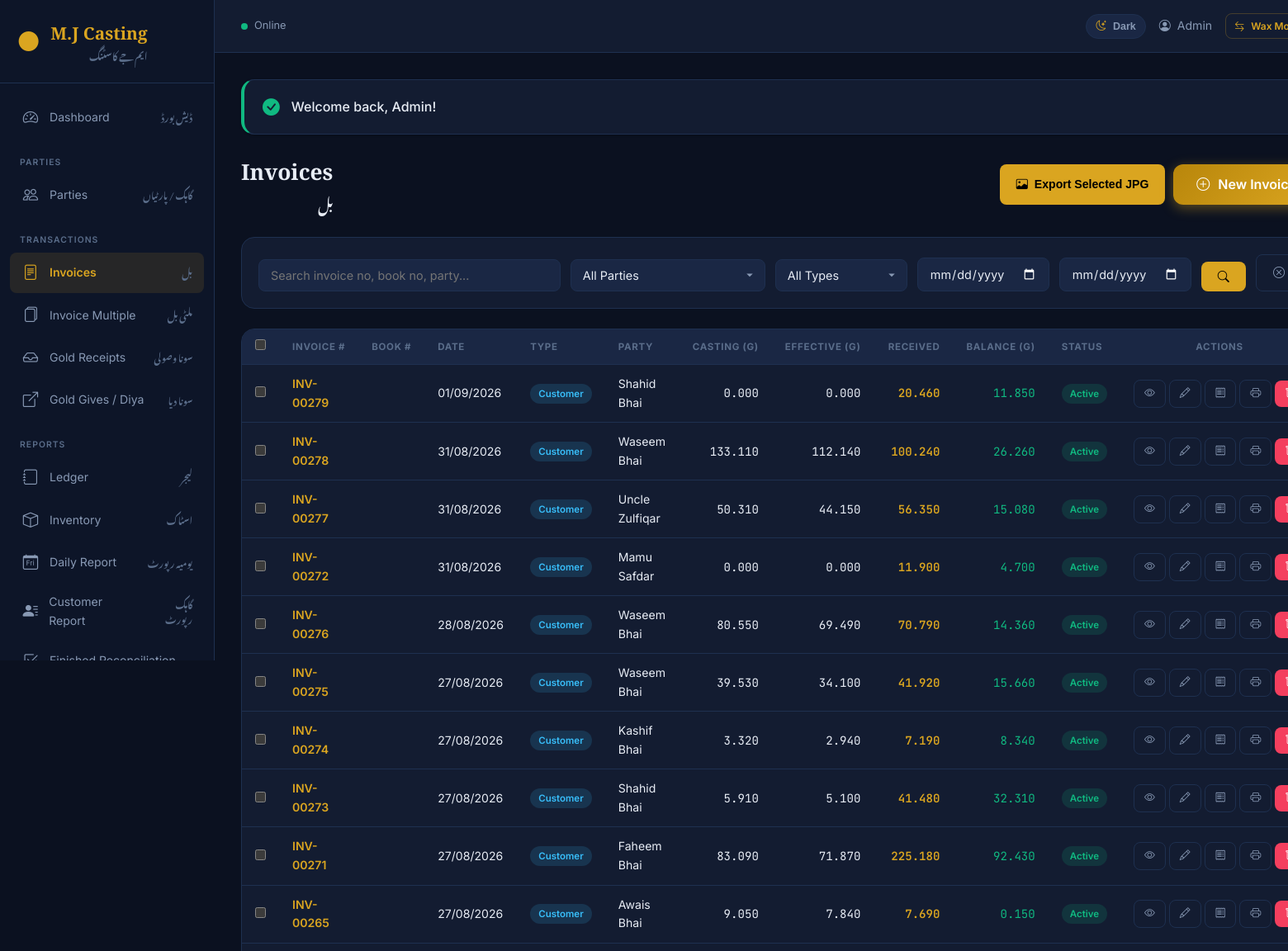
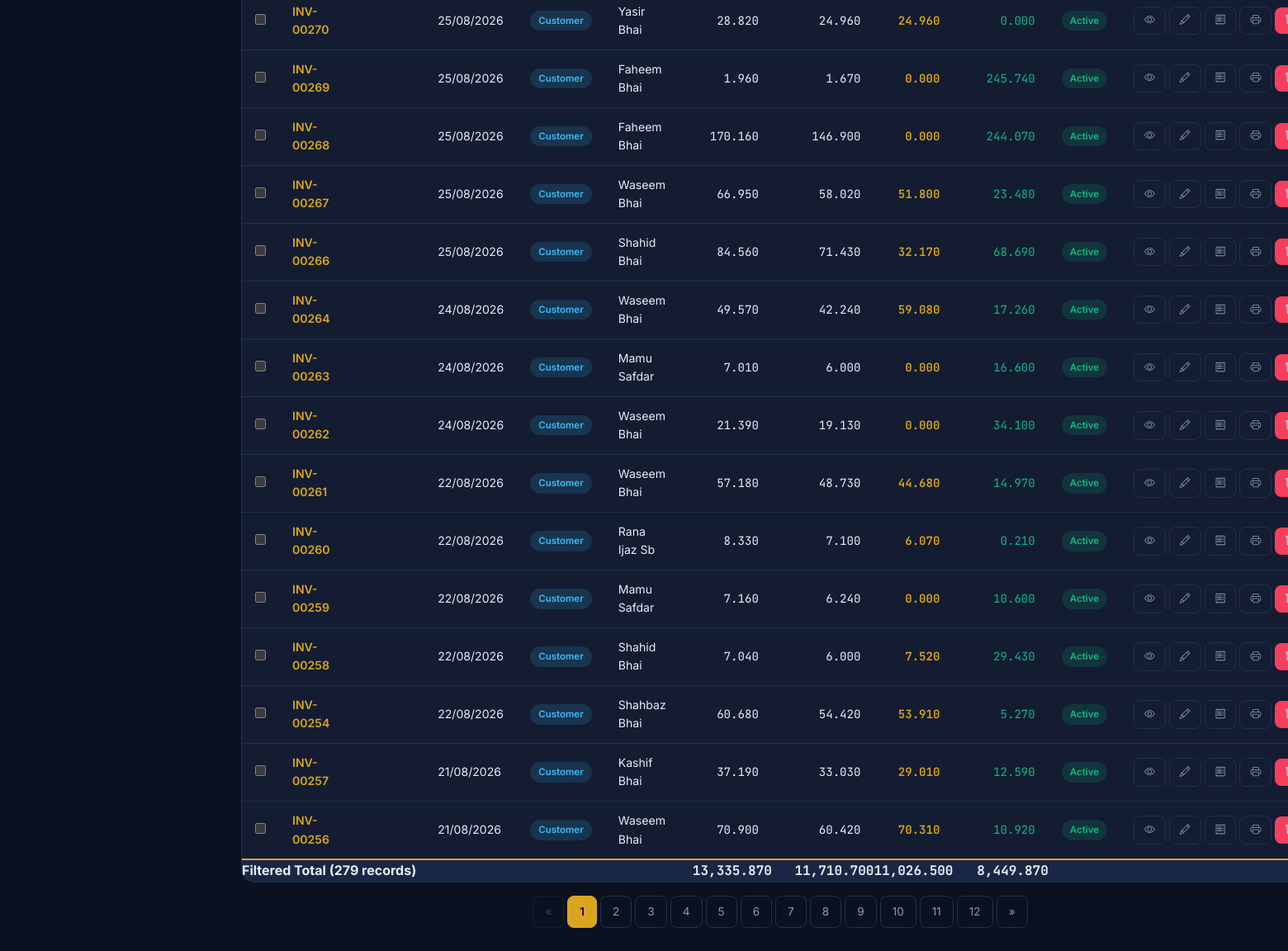
The page /invoices/index.php (signed in) on the database its author committed (2 pictures, top to bottom).
### tables this page shows
CREATE TABLE `users` (
  `id` int(11) NOT NULL,
  `name` varchar(255) NOT NULL,
  `email` varchar(255) NOT NULL,
  `email_verified_at` datetime DEFAULT NULL,
  `password` varchar(255) NOT NULL,
  `remember_token` varchar(100) DEFAULT NULL,
  `created_at` timestamp NOT NULL DEFAULT current_timestamp(),
  `updated_at` timestamp NOT NULL DEFAULT current_timestamp() ON UPDATE current_timestamp()
);

CREATE TABLE `invoices` (
  `id` int(11) NOT NULL,
  `invoice_no` varchar(50) NOT NULL,
  `customer_id` int(11) NOT NULL,
  `invoice_type` enum('customer','dukandar','karigar') DEFAULT 'customer',
  `invoice_date` date NOT NULL,
  `casting_weight` decimal(10,3) DEFAULT 0.000,
  `waste_weight` decimal(10,3) DEFAULT 0.000,
  `total_weight` decimal(10,3) DEFAULT 0.000,
  `ratti` decimal(10,3) DEFAULT 0.000,
  `ratti_rate` decimal(10,3) DEFAULT 0.000,
  `male_waste` decimal(10,3) DEFAULT 0.000,
  `gold_khalis` decimal(10,3) DEFAULT 0.000,
  `total_received_khalis` decimal(10,3) DEFAULT 0.000,
  `rp_rate` decimal(15,2) DEFAULT 0.00,
  `rp_amount` decimal(15,2) DEFAULT 0.00,
  `rp_mazdori_weight` decimal(10,3) DEFAULT 0.000,
  `rp_mazdori_rate` decimal(15,2) DEFAULT 0.00,
  `rp_mazdori_amount` decimal(15,2) DEFAULT 0.00,
  `casting_mazdori_weight` decimal(10,3) DEFAULT 0.000,
  `casting_mazdori_rate` decimal(15,2) DEFAULT 0.00,
  `casting_mazdori_amount` decimal(15,2) DEFAULT 0.00,
  `effective_gold` decimal(10,3) DEFAULT 0.000,
  `grand_total` decimal(15,2) DEFAULT 0.00,
  `wasooli` decimal(15,2) DEFAULT 0.00,
  `previous_balance` decimal(15,2) DEFAULT 0.00,
  `remaining_balance` decimal(15,2) DEFAULT 0.00,
  `manual_book_no` varchar(50) DEFAULT NULL,
  `remarks` text DEFAULT NULL,
  `status` enum('active','cancelled') DEFAULT 'active',
  `ratti_auto` tinyint(1) DEFAULT 0,
  `waste_auto` tinyint(1) DEFAULT 0,
  `male_waste_auto` tinyint(1) DEFAULT 0,
  `created_by` int(11) DEFAULT NULL,
  `updated_by` int(11) DEFAULT NULL,
  `created_at` timestamp NOT NULL DEFAULT current_timestamp(),
  `updated_at` timestamp NOT NULL DEFAULT current_timestamp() ON UPDATE current_timestamp(),
  `deleted_at` datetime DEFAULT NULL
);

CREATE TABLE `customers` (
  `id` int(11) NOT NULL,
  `name` varchar(100) NOT NULL,
  `phone` varchar(20) DEFAULT NULL,
  `cnic` varchar(30) DEFAULT NULL,
  `address` text DEFAULT NULL,
  `city` varchar(50) DEFAULT NULL,
  `opening_balance` decimal(15,2) DEFAULT 0.00,
  `status` enum('active','inactive') DEFAULT 'active',
  `party_type` enum('customer','dukandar','karigar') DEFAULT 'customer',
  `created_at` timestamp NOT NULL DEFAULT current_timestamp(),
  `updated_at` timestamp NOT NULL DEFAULT current_timestamp() ON UPDATE current_timestamp(),
  `deleted_at` datetime DEFAULT NULL
);

### invoices/index.php (the view, shortened to what the rows shown need)
<?php
require_once __DIR__ . '/../config.php';
$db = getDB();
$status = query('status', '');
$page = max(1, (int) query('page', 1));
$perPage = 25;
$countSql = "SELECT COUNT(*) FROM invoices i LEFT JOIN customers c ON c.id = i.customer_id WHERE 1=1";
$sql = "SELECT i.*, c.name as customer_name FROM invoices i LEFT JOIN customers c ON c.id = i.customer_id WHERE 1=1";
$params = [];
if ($status && in_array($status, ['active','cancelled'])) {
    $countSql .= " AND i.status = ?";
    $sql .= " AND i.status = ?";
    $params[] = $status;
} else {
    $countSql .= " AND i.status = 'active'";
    $sql .= " AND i.status = 'active'";
}
$total = $db->prepare($countSql);
$total->execute($params);
$totalCount = $total->fetchColumn();
$lastPage = max(1, ceil($totalCount / $perPage));
$page = min($page, $lastPage);
$offset = ($page - 1) * $perPage;
$sql .= " ORDER BY i.invoice_date DESC, i.id DESC LIMIT $perPage OFFSET $offset";
$stmt = $db->prepare($sql);
$stmt->execute($params);
$invoices = $stmt->fetchAll();
require_once __DIR__ . '/../includes/header.php';
?>
<div class="page-header">
    <div class="page-title-group">
        <h1>Invoices</h1>
    </div>
</div>
<form method="POST" action="<?= url('invoices/bulk_print1_jpg.php') ?>" target="_blank" id="bulk-jpg-form">
<div class="table-container">
    <table>
        <thead>
            <tr>
                <th class="text-center"><input type="checkbox" id="select-all-invoices" onclick="toggleAllInvoices(this)"></th>
                <th>Invoice #</th>
                <th>Book #</th>
                <th>Date</th>
                <th>Type</th>
                <th>Party</th>
                <th class="text-right">Casting (g)</th>
                <th class="text-right">Effective (g)</th>
                <th class="text-right">Received</th>
                <th class="text-right">Balance (g)</th>
                <th>Status</th>
                <th class="text-center">Actions</th>
            </tr>
        </thead>
        <tbody>
            <?php if (empty($invoices)): ?>
                <tr><td colspan="12" class="text-center text-muted">No invoices found</td></tr>
            <?php else: ?>
                <?php foreach ($invoices as $inv): ?>
                <tr>
                    <td class="text-center"><input type="checkbox" name="invoice_ids[]" value="<?= (int)$inv['id'] ?>" class="invoice-select"></td>
                    <td><a href="<?= url('invoices/show.php?id=' . $inv['id']) ?>" style="color:var(--gold-primary);text-decoration:none;font-weight:600;"><?= htmlspecialchars($inv['invoice_no']) ?></a></td>
                    <td><?= htmlspecialchars($inv['manual_book_no'] ?? '-') ?></td>
                    <td><?= formatDate($inv['invoice_date']) ?></td>
                    <td><span class="badge bg-info"><?= ucfirst($inv['invoice_type']) ?></span></td>
                    <td><?= htmlspecialchars($inv['customer_name'] ?? 'N/A') ?></td>
                    <td class="text-right mono"><?= number_format($inv['casting_weight'], 3) ?></td>
                    <td class="text-right mono"><?= number_format($inv['effective_gold'], 3) ?></td>
                    <td class="text-right mono " style="color:var(--gold-primary);text-decoration:none;font-weight:600;"> <?= number_format($inv['total_received_khalis'], 3)  ?></td>
                    <td class="text-right mono <?= $inv['remaining_balance'] < 0 ? 'text-danger' : 'text-success' ?>"><?= number_format($inv['remaining_balance'], 3) ?></td>
                    <td><span class="badge <?= $inv['status'] === 'active' ? 'bg-success' : 'bg-danger' ?>"><?= ucfirst($inv['status']) ?></span></td>
                    <td class="text-center" style="white-space:nowrap;">
                        <a href="<?= url('invoices/show.php?id=' . $inv['id']) ?>" class="btn btn-sm btn-outline" title="View"><i class="bi bi-eye"></i></a>
                        <a href="<?= url('invoices/edit.php?id=' . $inv['id']) ?>" class="btn btn-sm btn-outline" title="Edit"><i class="bi bi-pencil"></i></a>
                        <a href="<?= url('invoices/print2.php?id=' . $inv['id']) ?>" class="btn btn-sm btn-outline" title="Receipt"><i class="bi bi-receipt"></i></a>
                        <a href="<?= url('invoices/print1.php?id=' . $inv['id']) ?>" class="btn btn-sm btn-outline" title="Print"><i class="bi bi-printer"></i></a>
                        <?php if ($inv['status'] === 'active'): ?>
                            <a href="<?= url('invoices/delete.php?id=' . $inv['id']) ?>"
                               class="btn btn-sm btn-danger"
                               title="Delete"
                               onclick="return confirmDelete('<?= htmlspecialchars($inv['invoice_no']) ?>')">
                                <i class="bi bi-trash"></i>
                            </a>
                        <?php endif; ?>
                    </td>
                </tr>
                <?php endforeach; ?>
            <?php endif; ?>
        </tbody>
    </table>
</div>
</form>
<?php require_once __DIR__ . '/../includes/footer.php'; ?>

### includes/header.php (shortened to what the rows shown need)
<!DOCTYPE html>
<html lang="en">
<head>
    <link rel="stylesheet" href="https://cdn.jsdelivr.net/npm/bootstrap-icons@1.11.3/font/bootstrap-icons.min.css">
    <link rel="stylesheet" href="<?= url('assets/css/style.css') ?>">
</head>
<body>
    <?php $currentUser = getCurrentUser(); ?>
    <?php if (!isset($hideSidebar)): ?>
    <aside class="sidebar" id="sidebar">
        <div class="sidebar-header">
            <div class="logo">
                <span class="logo-icon">&#9679;</span>
                <div class="logo-text">
                    <span class="logo-title">M.J Casting</span>
                    <span class="logo-subtitle font-urdu">ایم جے کاسٹنگ</span>
                </div>
            </div>
        </div>
        <nav class="sidebar-nav">
            <a href="<?= url('dashboard.php') ?>" class="nav-item <?= basename($_SERVER['PHP_SELF']) === 'dashboard.php' ? 'active' : '' ?>">
                <i class="bi bi-speedometer2"></i>
                <span>Dashboard</span>
                <span class="font-urdu nav-urdu">ڈیش بورڈ</span>
            </a>
            <div class="nav-section-label">Parties</div>
            <a href="<?= url('customers/index.php') ?>" class="nav-item <?= strpos($_SERVER['PHP_SELF'], 'customers') !== false ? 'active' : '' ?>">
                <i class="bi bi-people"></i>
                <span>Parties</span>
                <span class="font-urdu nav-urdu">گاہک / پارٹیاں</span>
            </a>
            <div class="nav-section-label">Transactions</div>
            <a href="<?= url('invoices/index.php') ?>" class="nav-item <?= (strpos($_SERVER['PHP_SELF'], 'invoices') !== false && strpos($_SERVER['PHP_SELF'], 'invoice-multiple') === false) ? 'active' : '' ?>">
                <i class="bi bi-file-text"></i>
                <span>Invoices</span>
                <span class="font-urdu nav-urdu">بل</span>
            </a>
            <a href="<?= url('invoice-multiple/index.php') ?>" class="nav-item <?= strpos($_SERVER['PHP_SELF'], 'invoice-multiple') !== false ? 'active' : '' ?>">
                <i class="bi bi-files"></i>
                <span>Invoice Multiple</span>
                <span class="font-urdu nav-urdu">ملٹی بل</span>
            </a>
            <a href="<?= url('gold-receipts/index.php') ?>" class="nav-item <?= strpos($_SERVER['PHP_SELF'], 'gold-receipts') !== false ? 'active' : '' ?>">
                <i class="bi bi-inbox"></i>
                <span>Gold Receipts</span>
                <span class="font-urdu nav-urdu">سونا وصولی</span>
            </a>
            <a href="<?= url('gold-gives/index.php') ?>" class="nav-item <?= strpos($_SERVER['PHP_SELF'], 'gold-gives') !== false ? 'active' : '' ?>">
                <i class="bi bi-box-arrow-up-right"></i>
                <span>Gold Gives / Diya</span>
                <span class="font-urdu nav-urdu">سونا دیا</span>
            </a>
            <div class="nav-section-label">Reports</div>
            <a href="<?= url('ledger/index.php') ?>" class="nav-item <?= strpos($_SERVER['PHP_SELF'], 'ledger') !== false ? 'active' : '' ?>">
                <i class="bi bi-journal"></i>
                <span>Ledger</span>
                <span class="font-urdu nav-urdu">لیجر</span>
            </a>
            <a href="<?= url('inventory/index.php') ?>" class="nav-item <?= strpos($_SERVER['PHP_SELF'], 'inventory') !== false ? 'active' : '' ?>">
                <i class="bi bi-box"></i>
                <span>Inventory</span>
                <span class="font-urdu nav-urdu">اسٹاک</span>
            </a>
            <a href="<?= url('reports/daily.php') ?>" class="nav-item <?= strpos($_SERVER['PHP_SELF'], 'reports/daily') !== false ? 'active' : '' ?>">
                <i class="bi bi-calendar-day"></i>
                <span>Daily Report</span>
                <span class="font-urdu nav-urdu">یومیہ رپورٹ</span>
            </a>
            <a href="<?= url('reports/customer.php') ?>" class="nav-item <?= strpos($_SERVER['PHP_SELF'], 'reports/customer') !== false ? 'active' : '' ?>">
                <i class="bi bi-person-lines-fill"></i>
                <span>Customer Report</span>
                <span class="font-urdu nav-urdu">گاہک رپورٹ</span>
            </a>
            <a href="<?= url('reports/finished_reconciliation.php') ?>" class="nav-item <?= strpos($_SERVER['PHP_SELF'], 'reports/finished_reconciliation') !== false ? 'active' : '' ?>">
                <i class="bi bi-check2-square"></i>
                <span>Finished Reconciliation</span>
            </a>
        </nav>
    </aside>
    <div class="main-wrapper">
        <header class="top-header">
            <div class="header-left">
                <div class="online-status">
                    <span class="online-dot" id="online-dot"></span>
                    <span id="online-text">Online</span>
                </div>
            </div>
            <div class="header-right">
                <button type="button" class="theme-toggle" id="theme-toggle" onclick="window.toggleMjTheme && window.toggleMjTheme()" title="Toggle light / dark theme" aria-label="Toggle theme">
                    <i class="bi bi-moon-stars" id="theme-toggle-icon"></i>
                    <span id="theme-toggle-text">Dark</span>
                </button>
                <span class="header-user">
                    <i class="bi bi-person-circle"></i>
                    <?= htmlspecialchars($currentUser['name'] ?? 'User') ?>
                </span>
                <a href="<?= url('wax/index.php') ?>" class="btn btn-sm btn-outline" style="font-size:0.75rem;padding:5px 10px;color:var(--gold-primary);border-color:var(--gold-muted);">
                    <i class="bi bi-arrow-left-right"></i> Wax Module
                </a>
            </div>
        </header>
        <main class="content-area">
            <?php if ($flash = getFlash()): ?>
                <div class="card flash-<?= $flash['type'] ?>" style="border-left: 4px solid <?= $flash['type'] === 'success' ? 'var(--success)' : 'var(--error)' ?>; padding: 16px 22px; margin-bottom: 24px;">
                    <div style="display: flex; align-items: center; gap: 14px;">
                        <i class="bi bi-<?= $flash['type'] === 'success' ? 'check-circle-fill' : 'exclamation-triangle-fill' ?>" style="color: <?= $flash['type'] === 'success' ? 'var(--success)' : 'var(--error)' ?>; font-size: 1.3rem;"></i>
                        <span style="font-weight: 500;"><?= htmlspecialchars($flash['message']) ?></span>
                    </div>
                </div>
            <?php endif; ?>
    <?php endif; ?>

### rows shown on the page
users: name "Admin"
invoices: invoice_no "INV-00279", invoice_date "01/09/2026", invoice_type "Customer", customer.name "Shahid Bhai", casting_weight "0.000", effective_gold "0.000", total_received_khalis "20.460", remaining_balance "11.850", status "Active"
invoices: invoice_no "INV-00278", invoice_date "31/08/2026", invoice_type "Customer", customer.name "Waseem Bhai", casting_weight "133.110", effective_gold "112.140", total_received_khalis "100.240", remaining_balance "26.260", status "Active"
invoices: invoice_no "INV-00277", invoice_date "31/08/2026", invoice_type "Customer", customer.name "Uncle Zulfiqar", casting_weight "50.310", effective_gold "44.150", total_received_khalis "56.350", remaining_balance "15.080", status "Active"
invoices: invoice_no "INV-00272", invoice_date "31/08/2026", invoice_type "Customer", customer.name "Mamu Safdar", casting_weight "0.000", effective_gold "0.000", total_received_khalis "11.900", remaining_balance "4.700", status "Active"
invoices: invoice_no "INV-00276", invoice_date "28/08/2026", invoice_type "Customer", customer.name "Waseem Bhai", casting_weight "80.550", effective_gold "69.490", total_received_khalis "70.790", remaining_balance "14.360", status "Active"
invoices: invoice_no "INV-00275", invoice_date "27/08/2026", invoice_type "Customer", customer.name "Waseem Bhai", casting_weight "39.530", effective_gold "34.100", total_received_khalis "41.920", remaining_balance "15.660", status "Active"
invoices: invoice_no "INV-00274", invoice_date "27/08/2026", invoice_type "Customer", customer.name "Kashif Bhai", casting_weight "3.320", effective_gold "2.940", total_received_khalis "7.190", remaining_balance "8.340", status "Active"
invoices: invoice_no "INV-00273", invoice_date "27/08/2026", invoice_type "Customer", customer.name "Shahid Bhai", casting_weight "5.910", effective_gold "5.100", total_received_khalis "41.480", remaining_balance "32.310", status "Active"
invoices: invoice_no "INV-00271", invoice_date "27/08/2026", invoice_type "Customer", customer.name "Faheem Bhai", casting_weight "83.090", effective_gold "71.870", total_received_khalis "225.180", remaining_balance "92.430", status "Active"
invoices: invoice_no "INV-00265", invoice_date "27/08/2026", invoice_type "Customer", customer.name "Awais Bhai", casting_weight "9.050", effective_gold "7.840", total_received_khalis "7.690", remaining_balance "0.150", status "Active"
invoices: invoice_no "INV-00270", invoice_date "25/08/2026", invoice_type "Customer", customer.name "Yasir Bhai", casting_weight "28.820", effective_gold "24.960", total_received_khalis "24.960", remaining_balance "0.000", status "Active"
invoices: invoice_no "INV-00269", invoice_date "25/08/2026", invoice_type "Customer", customer.name "Faheem Bhai", casting_weight "1.960", effective_gold "1.670", total_received_khalis "0.000", remaining_balance "245.740", status "Active"
invoices: invoice_no "INV-00268", invoice_date "25/08/2026", invoice_type "Customer", customer.name "Faheem Bhai", casting_weight "170.160", effective_gold "146.900", total_received_khalis "0.000", remaining_balance "244.070", status "Active"
invoices: invoice_no "INV-00267", invoice_date "25/08/2026", invoice_type "Customer", customer.name "Waseem Bhai", casting_weight "66.950", effective_gold "58.020", total_received_khalis "51.800", remaining_balance "23.480", status "Active"
invoices: invoice_no "INV-00266", invoice_date "25/08/2026", invoice_type "Customer", customer.name "Shahid Bhai", casting_weight "84.560", effective_gold "71.430", total_received_khalis "32.170", remaining_balance "68.690", status "Active"
invoices: invoice_no "INV-00264", invoice_date "24/08/2026", invoice_type "Customer", customer.name "Waseem Bhai", casting_weight "49.570", effective_gold "42.240", total_received_khalis "59.080", remaining_balance "17.260", status "Active"
invoices: invoice_no "INV-00263", invoice_date "24/08/2026", invoice_type "Customer", customer.name "Mamu Safdar", casting_weight "7.010", effective_gold "6.000", total_received_khalis "0.000", remaining_balance "16.600", status "Active"
invoices: invoice_no "INV-00262", invoice_date "24/08/2026", invoice_type "Customer", customer.name "Waseem Bhai", casting_weight "21.390", effective_gold "19.130", total_received_khalis "0.000", remaining_balance "34.100", status "Active"
invoices: invoice_no "INV-00261", invoice_date "22/08/2026", invoice_type "Customer", customer.name "Waseem Bhai", casting_weight "57.180", effective_gold "48.730", total_received_khalis "44.680", remaining_balance "14.970", status "Active"
invoices: invoice_no "INV-00260", invoice_date "22/08/2026", invoice_type "Customer", customer.name "Rana Ijaz Sb", casting_weight "8.330", effective_gold "7.100", total_received_khalis "6.070", remaining_balance "0.210", status "Active"
invoices: invoice_no "INV-00259", invoice_date "22/08/2026", invoice_type "Customer", customer.name "Mamu Safdar", casting_weight "7.160", effective_gold "6.240", total_received_khalis "0.000", remaining_balance "10.600", status "Active"
invoices: invoice_no "INV-00258", invoice_date "22/08/2026", invoice_type "Customer", customer.name "Shahid Bhai", casting_weight "7.040", effective_gold "6.000", total_received_khalis "7.520", remaining_balance "29.430", status "Active"
invoices: invoice_no "INV-00254", invoice_date "22/08/2026", invoice_type "Customer", customer.name "Shahbaz Bhai", casting_weight "60.680", effective_gold "54.420", total_received_khalis "53.910", remaining_balance "5.270", status "Active"
invoices: invoice_no "INV-00257", invoice_date "21/08/2026", invoice_type "Customer", customer.name "Kashif Bhai", casting_weight "37.190", effective_gold "33.030", total_received_khalis "29.010", remaining_balance "12.590", status "Active"
invoices: invoice_no "INV-00256", invoice_date "21/08/2026", invoice_type "Customer", customer.name "Waseem Bhai", casting_weight "70.900", effective_gold "60.420", total_received_khalis "70.310", remaining_balance "10.920", status "Active"

### other values the page prints
$flash['message'] "Welcome back, Admin!"
$totalCount "279"
$listTotals['total_casting'] "13,335.870"
$listTotals['total_effective'] "11,710.700"
$listTotals['total_received'] "11,026.500"
$listTotals['total_balance'] "8,449.870"
